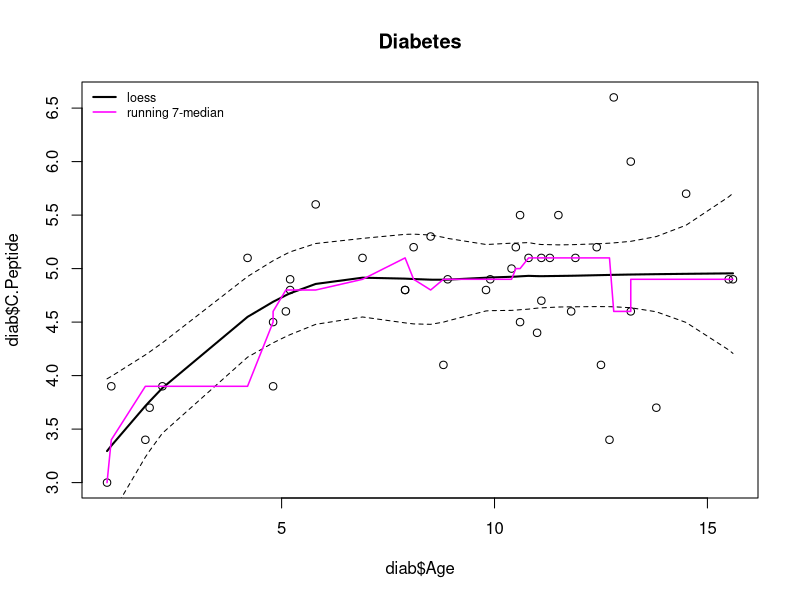

This chart was generated by the following R code:
# 5.1 LOESS SMOOTHER VS RUNNING MEDIAN
# demo on diabetes data

diab <- read.table("diabetes.dat", header=TRUE)
diab <- diab[order(diab$Age), ] # smoother assumes predictors are in order

# now do the loess fit
lfit <- loess(diab$C.Peptide ~ diab$Age)
pred <- predict(lfit, diab$Age, se=TRUE) # obtain SEs to plot conf intervals

# plot fitted values +/- 2*SE
plot(diab$Age, diab$C.Peptide, main="Diabetes")
lines(diab$Age, pred$fit, lwd=2)
lines(diab$Age, pred$fit + 2*pred$se.fit, lty=2)
lines(diab$Age, pred$fit - 2*pred$se.fit, lty=2)

# now compute the running median and add to plot
rmed <- runmed(diab$C.Peptide, k=7)
lines(diab$Age, rmed, col="magenta", lwd=1.5)

legend("topleft", legend = c("loess", "running 7-median"),
       lwd=c(2, 1.5), col=c("black", "magenta"), cex=0.75, bty="n")
